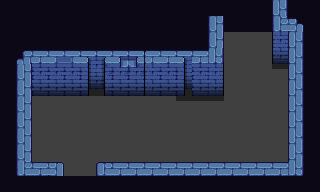

Below is a game level as drawn by its tile map, then a one-line description and the .tmx file that defines it, in full:
An orthogonal 20x12 tile map with 16x16 px tiles, 2 tile layers (Base, Ground), 1 hidden layer not drawn, 3 tilesets.

<map version="1.8" tiledversion="1.8.2" orientation="orthogonal" renderorder="right-down" width="20" height="12" tilewidth="16" tileheight="16" infinite="0" nextlayerid="7" nextobjectid="7">
 <properties>
  <property name="Dungeon" value="Forest" />
  <property name="MapType" value="Forest" />
 </properties>
 <tileset firstgid="1" source="../Tilesets/stock_dungeon_walls.tsx" />
 <tileset firstgid="369" source="../Tilesets/stock_dungeon_floor.tsx" />
 <tileset firstgid="707" source="../Tilesets/stock_dungeon_stairs.tsx" />
 <layer id="1" name="Base" width="20" height="12">
  <data encoding="csv">
438,438,438,438,438,438,438,438,438,438,438,438,438,438,438,438,438,438,438,438,
438,438,438,438,438,438,438,438,438,438,438,438,438,438,438,438,438,438,438,438,
438,438,438,438,438,438,438,438,438,438,438,438,438,401,401,401,401,401,401,438,
438,438,438,438,438,438,438,438,438,438,438,438,438,401,401,401,401,401,401,438,
438,401,401,401,401,401,401,401,401,401,401,401,401,401,401,401,401,401,401,438,
438,401,401,401,401,401,401,401,401,401,401,401,401,401,401,401,401,401,401,438,
438,401,401,401,401,401,401,401,401,401,401,401,401,401,401,401,401,401,401,438,
438,401,401,401,401,401,401,401,401,401,401,401,401,401,401,401,401,401,401,438,
438,401,401,401,401,401,401,401,401,401,401,401,401,401,401,401,401,401,401,438,
438,401,401,401,401,401,401,401,401,401,401,401,401,401,401,401,401,401,401,438,
438,401,401,401,401,401,401,401,401,401,401,401,401,401,401,401,401,401,401,438,
438,438,438,438,438,438,438,438,438,438,438,438,438,438,438,438,438,438,438,438
</data>
 </layer>
 <layer id="2" name="Ground" width="20" height="12">
  <data encoding="csv">
0,0,0,0,0,0,0,0,0,0,0,0,0,0,0,0,0,73,0,0,
0,0,0,0,0,0,0,0,0,0,0,0,0,71,0,0,0,94,52,0,
0,0,0,0,0,0,0,0,0,0,0,0,0,71,0,0,0,117,73,0,
0,51,95,309,310,152,154,312,313,120,95,152,95,96,0,0,0,140,73,0,
0,71,118,118,118,175,177,335,336,117,118,175,118,119,0,0,0,135,73,0,
0,71,141,141,141,198,200,141,141,140,141,198,141,142,0,0,0,0,73,0,
0,71,0,0,0,0,0,0,0,0,0,271,271,136,0,0,0,0,73,0,
0,71,0,0,0,0,0,0,0,0,0,0,0,0,0,0,0,0,73,0,
0,71,0,0,0,0,0,0,0,0,0,0,0,0,0,0,0,0,73,0,
0,71,0,0,0,0,0,0,0,0,0,0,0,0,0,0,0,0,73,0,
0,94,95,75,0,0,48,95,95,95,95,95,95,95,95,95,95,95,96,0,
0,0,0,0,0,0,0,0,0,0,0,0,0,0,0,0,0,0,0,0
</data>
 </layer>
 <layer id="3" name="Upper" width="20" height="12" visible="0">
  <data encoding="csv">
0,0,0,0,0,0,0,0,0,0,0,0,0,0,0,0,0,0,0,0,
0,0,0,0,0,0,0,0,0,0,0,0,0,0,0,0,0,0,0,0,
0,0,0,0,0,0,0,0,0,0,0,0,0,0,0,0,0,0,0,0,
0,0,0,0,0,0,0,0,0,0,0,0,0,0,0,0,0,0,0,0,
0,0,0,0,0,0,0,0,0,0,0,0,0,0,0,0,0,0,0,0,
0,0,0,0,0,0,0,0,0,0,0,0,0,0,0,0,0,0,0,0,
0,0,0,0,0,0,0,0,0,0,0,0,0,0,0,0,0,0,0,0,
0,0,0,0,0,0,0,0,0,0,0,0,0,0,0,0,0,0,0,0,
0,0,0,0,0,0,0,0,0,0,0,0,0,0,0,0,0,0,0,0,
0,0,0,0,0,0,0,0,0,0,0,0,0,0,0,0,0,0,0,0,
0,0,0,0,0,0,0,0,0,0,0,0,0,0,0,0,0,0,0,0,
0,0,0,0,0,0,0,0,0,0,0,0,0,0,0,0,0,0,0,0
</data>
 </layer>
 <objectgroup id="4" name="Travel" />
 <objectgroup id="5" name="MapObject" />
 <objectgroup id="6" name="Character" />
</map>
